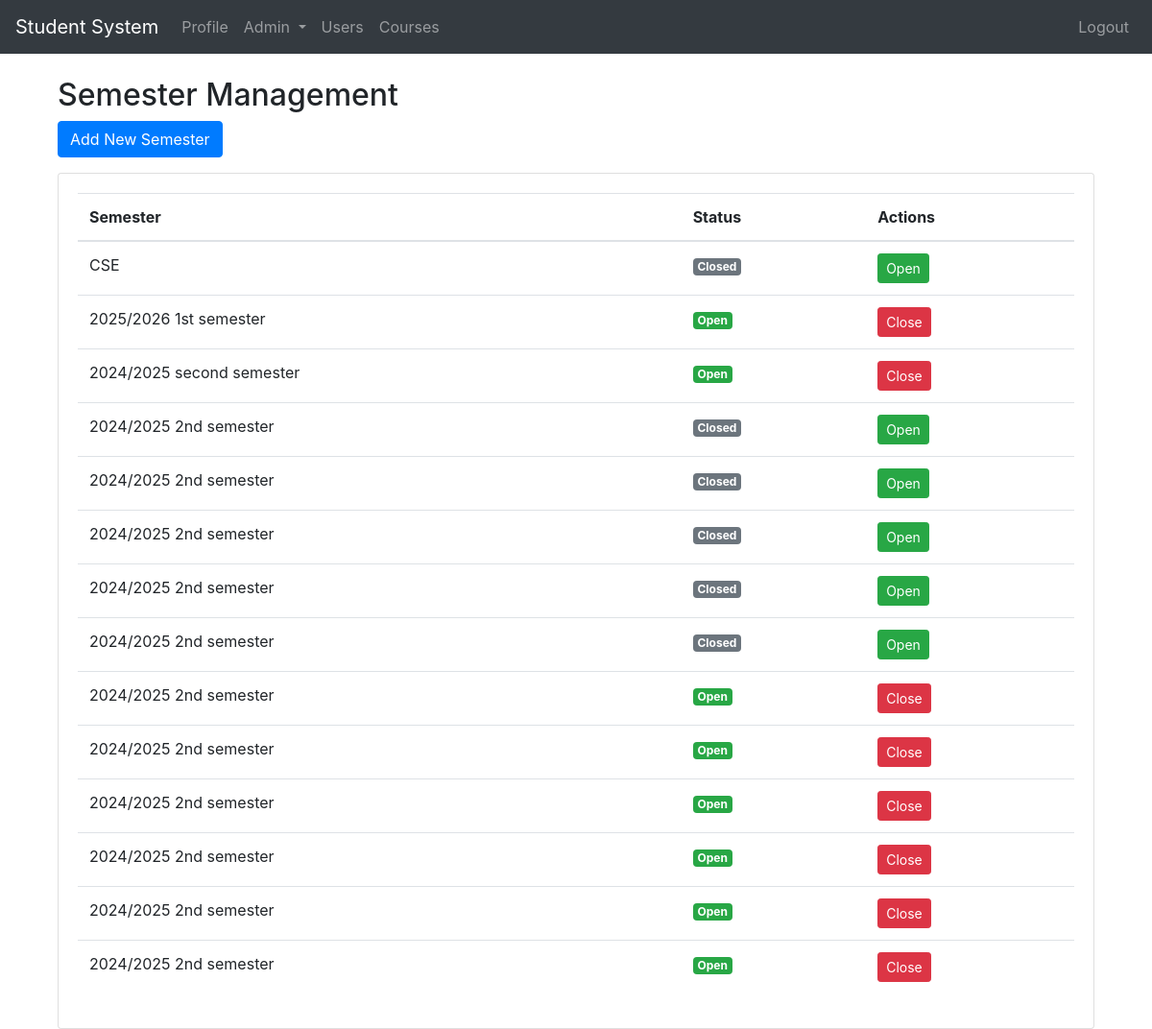
The app's page /manage-semesters (signed in), older data.
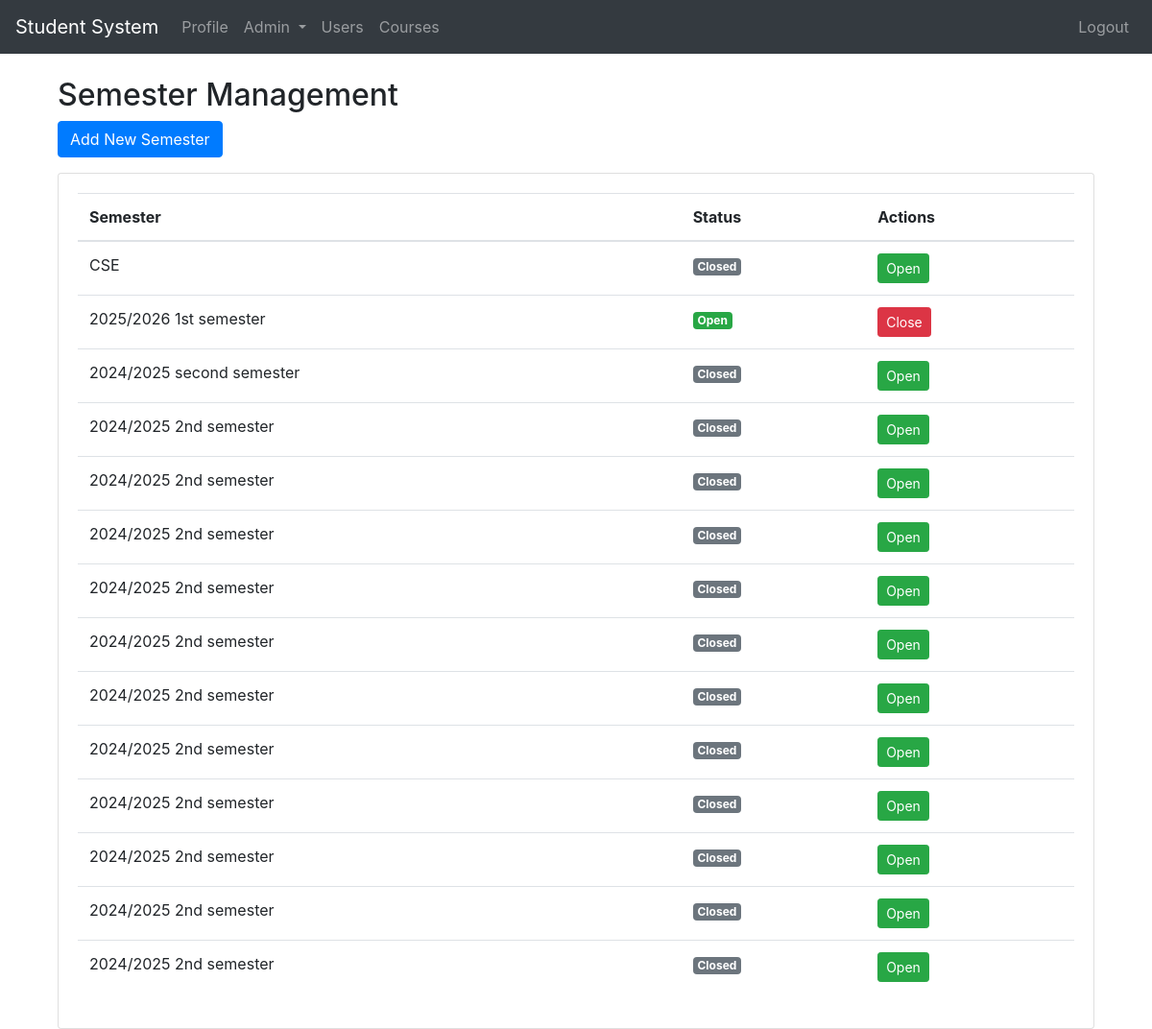
The same page, newer data.
### app.py (models this page shows)
class Semester(db.Model):           ### NEW
    __tablename__ = 'semesters'
    id        = db.Column(db.Integer, primary_key=True)
    name      = db.Column(db.String(20), nullable=False)  # e.g. "2024/2025 I"
    is_open   = db.Column(db.Boolean, default=False)

### app.py (the view)
@app.route('/manage-semesters')
@roles_required('admin', 'registrar')
def manage_semesters():
    semesters = Semester.query.order_by(Semester.name.desc()).all()
    return render_template('manage_semesters.html', semesters=semesters)

### app.py (called while the page is built)
def roles_required(*required_roles):
    def decorator(f):
        @wraps(f)
        def wrapped(*args, **kwargs):
            if session.get('role') not in required_roles:
                flash('Access denied. Insufficient privileges', 'danger')
                return redirect(url_for('login'))
            return f(*args, **kwargs)
        return wrapped
    return decorator

### templates/manage_semesters.html (shortened to what this page needs)
{% extends "base.html" %}
{% block content %}
<div class="container mt-4">
    <h2>Semester Management</h2>
    <a href="{{ url_for('add_semester') }}" class="btn btn-primary mb-3">
        Add New Semester
    </a>
    <div class="card">
        <div class="card-body">
            <table class="table table-hover">
                <thead>
                    <tr>
                        <th>Semester</th>
                        <th>Status</th>
                        <th>Actions</th>
                    </tr>
                </thead>
                <tbody>
                    {% for sem in semesters %}
                    <tr>
                        <td>{{ sem.name }}</td>
                        <td>
                            <span class="badge badge-{{ 'success' if sem.is_open else 'secondary' }}">
                                {{ 'Open' if sem.is_open else 'Closed' }}
                            </span>
                        </td>
                        <td>
                            <form method="POST" action="{{ url_for('toggle_semester', sem_id=sem.id) }}">
                                <button type="submit" class="btn btn-sm btn-{{ 'danger' if sem.is_open else 'success' }}">
                                    {{ 'Close' if sem.is_open else 'Open' }}
                                </button>
                            </form>
                        </td>
                    </tr>
                    {% endfor %}
                </tbody>
            </table>
        </div>
    </div>
</div>
{% endblock %}

### templates/base.html (shortened to what this page needs)
<!DOCTYPE html>
<html>
<head>
    <link rel="stylesheet" href="https://stackpath.bootstrapcdn.com/bootstrap/4.3.1/css/bootstrap.min.css">
</head>
<body>
    <nav class="navbar navbar-expand-lg navbar-dark bg-dark">
        <a class="navbar-brand" href="/">Student System</a>
        <div class="collapse navbar-collapse" id="navbarNav">
            <div class="navbar-nav mr-auto">
                {% if session.role %}
                    <a class="nav-item nav-link" href="{{ url_for('profile') }}">Profile</a>
                    {% if session.role == 'student' %}
                        <a class="nav-item nav-link" href="{{ url_for('predict_form') }}">Prediction</a>
                        <a class="nav-item nav-link" href="{{ url_for('view_attendance') }}">Attendance</a>
                    {% elif session.role == 'teacher' %}
                        <a class="nav-item nav-link" href="{{ url_for('list_assessment_forms') }}">Assessment Forms</a>
                        <a class="nav-item nav-link" href="{{ url_for('upload_attendance') }}">Upload Attendance</a>
                    {% elif session.role == 'registrar' %}
                        <a class="nav-item nav-link" href="{{ url_for('dashboard_registrar') }}">Semesters</a>
                        <a class="nav-item nav-link" href="{{ url_for('add_user') }}">Add Users</a>
                    {% elif session.role == 'admin' %}
                        <li class="nav-item dropdown">
                            <a class="nav-link dropdown-toggle" href="#" id="adminDropdown" role="button"
                               data-toggle="dropdown" aria-haspopup="true" aria-expanded="false">
                                Admin
                            </a>
                        </li>
                        <a class="nav-item nav-link" href="{{ url_for('user_management') }}">Users</a>
                        <a class="nav-item nav-link" href="{{ url_for('manage_courses') }}">Courses</a>
                    {% endif %}
                {% endif %}
            </div>
            <div class="navbar-nav">
                {% if session.role %}
                    <a class="nav-item nav-link" href="{{ url_for('logout') }}">Logout</a>
                {% else %}
                    <a class="nav-item nav-link" href="{{ url_for('login') }}">Login</a>
                {% endif %}
            </div>
        </div>
    </nav>
    <div class="container mt-4">
        {% block content %}{% endblock %}
    </div>
</body>
</html>

Row changes from the older to the newer data that the page shows:
changed Semester "2024/2025 second semester": is_open "Open" → "Closed"; is_open "Close" → "Open"
changed Semester (number 9 of 14 on the later page): is_open "Open" → "Closed"; is_open "Close" → "Open"
changed Semester (number 10 of 14 on the later page): is_open "Open" → "Closed"; is_open "Close" → "Open"
changed Semester (number 11 of 14 on the later page): is_open "Open" → "Closed"; is_open "Close" → "Open"
changed Semester (number 12 of 14 on the later page): is_open "Open" → "Closed"; is_open "Close" → "Open"
changed Semester (number 13 of 14 on the later page): is_open "Open" → "Closed"; is_open "Close" → "Open"
changed Semester (number 14 of 14 on the later page): is_open "Open" → "Closed"; is_open "Close" → "Open"
